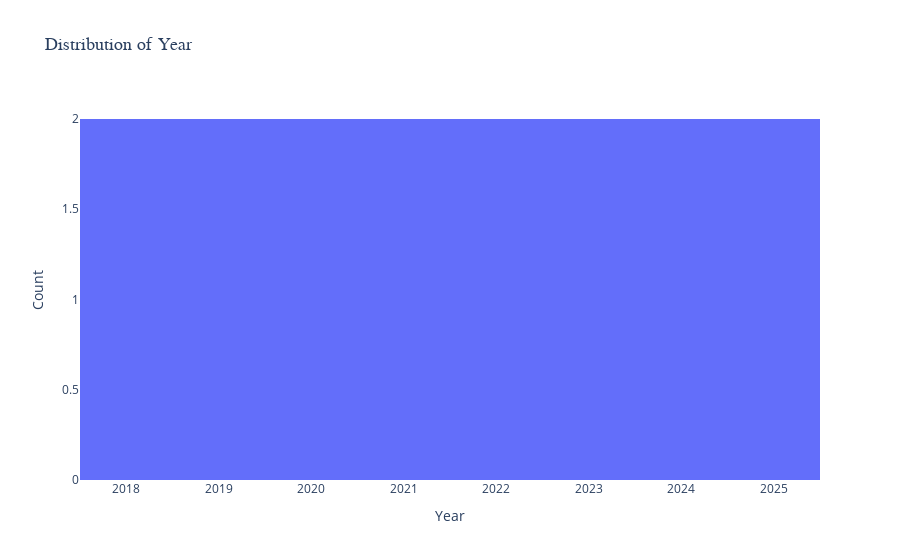
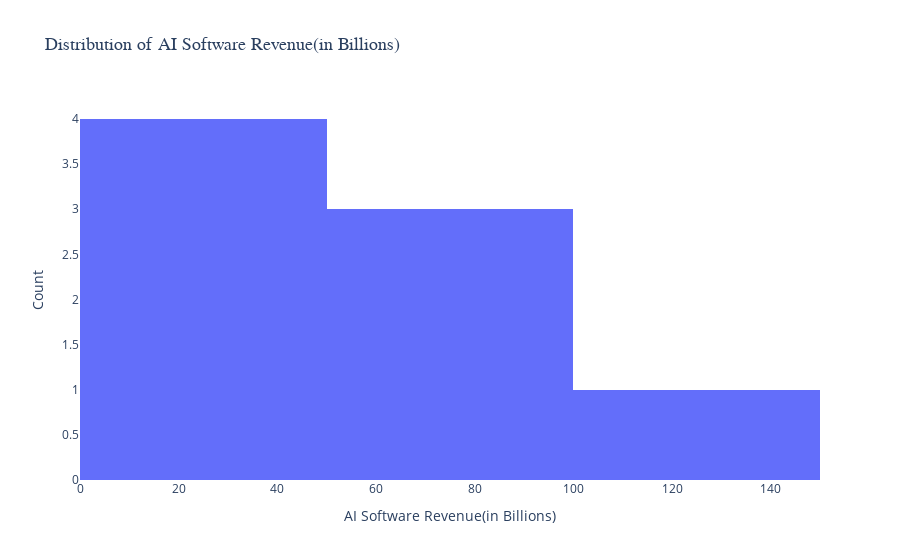
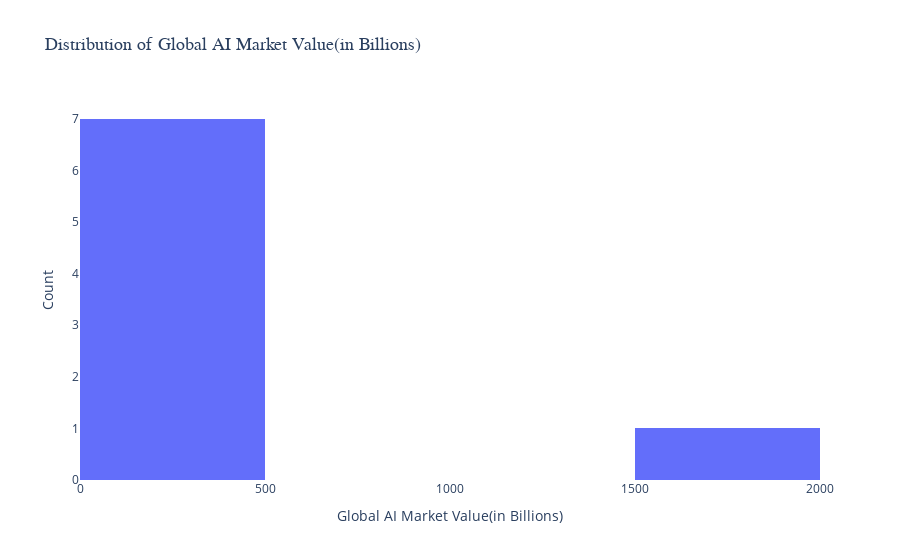
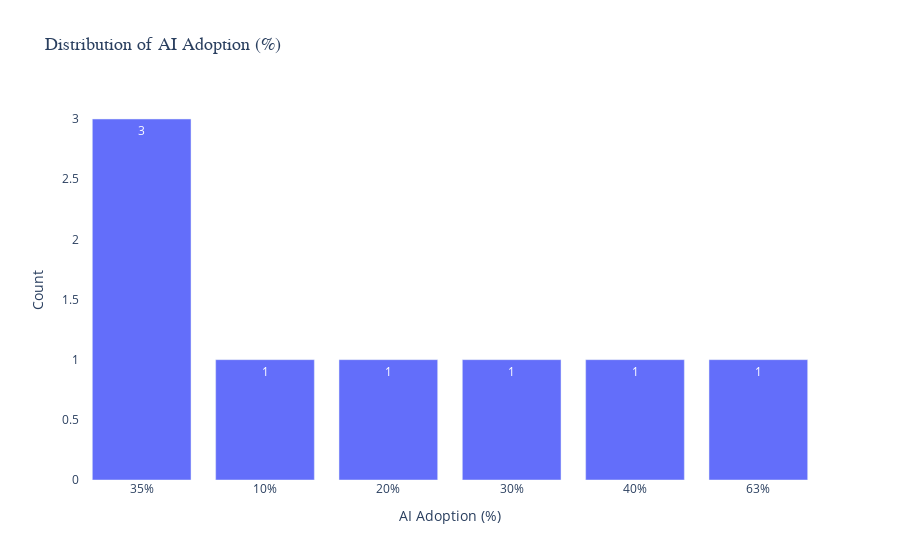

Notebook cell for these charts, in order:
### Code cell
import plotly.express as px
import pandas as pd

# Assuming a is already defined and contains the data

# Define the columns you want to plot
columns = ['Year',
 'AI Software Revenue(in Billions)',
 'Global AI Market Value(in Billions)',
 'AI Adoption (%)',
 'Organizations Using AI',
 'Organizations Planning to Implement AI',
 'Global Expectation for AI Adoption (%)',
 'Estimated Jobs Eliminated by AI (millions)',
 'Estimated New Jobs Created by AI (millions)',
 'Net Job Loss in the US',
 'Organizations Believing AI Provides Competitive Edge',
 'Companies Prioritizing AI in Strategy',
 'Estimated Revenue Increase from AI (trillions USD)',
 'Marketers Believing AI Improves Email Revenue',
 'Expected Increase in Employee Productivity Due to AI (%)',
 'Americans Using Voice Assistants (%)',
 'Digital Voice Assistants (billions of devices)',
 'Medical Professionals Using AI for Diagnosis',
 'AI Contribution to Healthcare(in Billions)',
 'Jobs at High Risk of Automation - Transportation & Storage (%)',
 'Jobs at High Risk of Automation - Wholesale & Retail Trade',
 'Jobs at High Risk of Automation - Manufacturing']

# Iterate through each column and create a bar chart or histogram
for column in columns:
    try:
        if column not in a.columns:
            print(f"Column {column} does not exist in the DataFrame")
            continue
        
        # Check if the column is suitable for a bar chart (categorical data)
        if a[column].dtype == 'object' or a[column].dtype.name == 'category':
            # Count the occurrences of each unique value
            column_counts = a[column].value_counts().reset_index()
            column_counts.columns = [column, 'count']
            
            # Create a bar chart using plotly.express
            fig = px.bar(
                column_counts,
                x=column,
                y='count',
                title=f'Distribution of {column}',
                labels={column: column, 'count': 'Count'},
                text='count'
            )
            
            # Update layout for better readability
            fig.update_layout(
                xaxis_title=column,
                yaxis_title='Count',
                paper_bgcolor='rgba(0,0,0,0)',
                plot_bgcolor='rgba(0,0,0,0)',
                title_font=dict(size=18, family="Arial"),
                xaxis={'categoryorder': 'total descending'}
            )
            
            # Show the figure
            fig.show()

        # For numerical data
        elif a[column].dtype in ['int64', 'float64']:
            # Create a histogram for numerical columns
            fig = px.histogram(
                a,
                x=column,
                title=f'Distribution of {column}',
                labels={column: column, 'count': 'Count'}
            )
            
            # Update layout for better readability
            fig.update_layout(
                xaxis_title=column,
                yaxis_title='Count',
                paper_bgcolor='rgba(0,0,0,0)',
                plot_bgcolor='rgba(0,0,0,0)',
                title_font=dict(size=18, family="Arial")
            )
            
            # Show the figure
            fig.show()
    
    except Exception as e:
        print(f"Could not create plot for column {column}: {e}")

### Figure 1 — Plotly figure (JSON) as saved in the notebook; plotly's stock layout.template omitted (floating-point values rounded to 4 significant figures)
{"data": [{"alignmentgroup": "True", "bingroup": "x", "hovertemplate": "Year=%{x}<br>count=%{y}<extra></extra>", "legendgroup": "", "marker": {"color": "#636efa", "pattern": {"shape": ""}}, "name": "", "offsetgroup": "", "orientation": "v", "showlegend": false, "type": "histogram", "x": [2018, 2019, 2020, 2021, 2022, 2023, 2024, 2025], "xaxis": "x", "yaxis": "y"}], "layout": {"barmode": "relative", "legend": {"tracegroupgap": 0}, "paper_bgcolor": "rgba(0,0,0,0)", "plot_bgcolor": "rgba(0,0,0,0)", "title": {"font": {"family": "Arial", "size": 18}, "text": "Distribution of Year"}, "xaxis": {"anchor": "y", "domain": [0, 1], "title": {"text": "Year"}}, "yaxis": {"anchor": "x", "domain": [0, 1], "title": {"text": "Count"}}}}

### Figure 2 — Plotly figure (JSON) as saved in the notebook; plotly's stock layout.template omitted (floating-point values rounded to 4 significant figures)
{"data": [{"alignmentgroup": "True", "bingroup": "x", "hovertemplate": "AI Software Revenue(in Billions)=%{x}<br>count=%{y}<extra></extra>", "legendgroup": "", "marker": {"color": "#636efa", "pattern": {"shape": ""}}, "name": "", "offsetgroup": "", "orientation": "v", "showlegend": false, "type": "histogram", "x": [10.1, 14.69, 22.59, 34.87, 51.27, 70.94, 94.41, 126], "xaxis": "x", "yaxis": "y"}], "layout": {"barmode": "relative", "legend": {"tracegroupgap": 0}, "paper_bgcolor": "rgba(0,0,0,0)", "plot_bgcolor": "rgba(0,0,0,0)", "title": {"font": {"family": "Arial", "size": 18}, "text": "Distribution of AI Software Revenue(in Billions)"}, "xaxis": {"anchor": "y", "domain": [0, 1], "title": {"text": "AI Software Revenue(in Billions)"}}, "yaxis": {"anchor": "x", "domain": [0, 1], "title": {"text": "Count"}}}}

### Figure 3 — Plotly figure (JSON) as saved in the notebook; plotly's stock layout.template omitted (floating-point values rounded to 4 significant figures)
{"data": [{"alignmentgroup": "True", "bingroup": "x", "hovertemplate": "Global AI Market Value(in Billions)=%{x}<br>count=%{y}<extra></extra>", "legendgroup": "", "marker": {"color": "#636efa", "pattern": {"shape": ""}}, "name": "", "offsetgroup": "", "orientation": "v", "showlegend": false, "type": "histogram", "x": [29.5, 35, 45, 65, 140, 279, 400, 1810], "xaxis": "x", "yaxis": "y"}], "layout": {"barmode": "relative", "legend": {"tracegroupgap": 0}, "paper_bgcolor": "rgba(0,0,0,0)", "plot_bgcolor": "rgba(0,0,0,0)", "title": {"font": {"family": "Arial", "size": 18}, "text": "Distribution of Global AI Market Value(in Billions)"}, "xaxis": {"anchor": "y", "domain": [0, 1], "title": {"text": "Global AI Market Value(in Billions)"}}, "yaxis": {"anchor": "x", "domain": [0, 1], "title": {"text": "Count"}}}}

### Figure 4 — Plotly figure (JSON) as saved in the notebook; plotly's stock layout.template omitted (floating-point values rounded to 4 significant figures)
{"data": [{"alignmentgroup": "True", "hovertemplate": "AI Adoption (%)=%{x}<br>Count=%{text}<extra></extra>", "legendgroup": "", "marker": {"color": "#636efa", "pattern": {"shape": ""}}, "name": "", "offsetgroup": "", "orientation": "v", "showlegend": false, "text": [3, 1, 1, 1, 1, 1], "textposition": "auto", "type": "bar", "x": ["35%", "10%", "20%", "30%", "40%", "63%"], "xaxis": "x", "y": [3, 1, 1, 1, 1, 1], "yaxis": "y"}], "layout": {"barmode": "relative", "legend": {"tracegroupgap": 0}, "paper_bgcolor": "rgba(0,0,0,0)", "plot_bgcolor": "rgba(0,0,0,0)", "title": {"font": {"family": "Arial", "size": 18}, "text": "Distribution of AI Adoption (%)"}, "xaxis": {"anchor": "y", "categoryorder": "total descending", "domain": [0, 1], "title": {"text": "AI Adoption (%)"}}, "yaxis": {"anchor": "x", "domain": [0, 1], "title": {"text": "Count"}}}}
